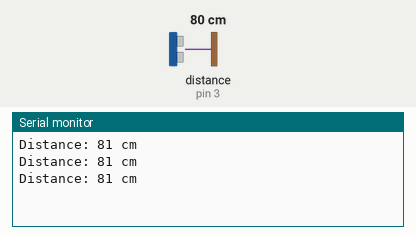
Bench run of a sketch on a simulated Arduino Uno, built with avr-gcc and run on an emulated ATmega328P. On the bench: the last lines printed to the serial monitor. The test bench sets the inputs (shaded band); at power-on: distance to the obstacle (sensor on pin 3) 80 cm. The echo pulse lasts 58.3 µs per cm.

Above: at 1.8 s.
1.9 s: distance to the obstacle (sensor on pin 3) set to 2 cm
At 2.4 s:
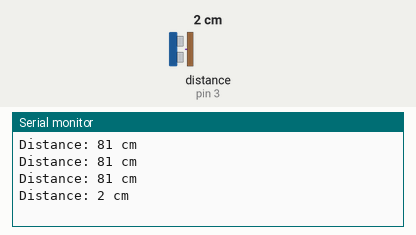
3.4 s: distance to the obstacle (sensor on pin 3) set to 4 cm
At 3.9 s:
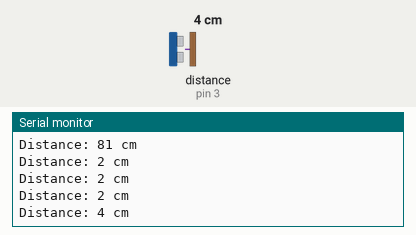
Timing chart, 0 to 6.4 s (numbered marks = the images above; inputs shaded):
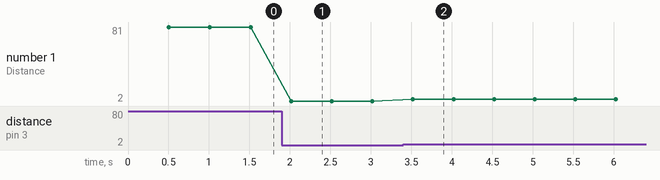

The sketch:

sens_reading.ino
```cpp
#include <NewPing.h>

#define TRIG_PIN 2  // Define the trigger pin
#define ECHO_PIN 3  // Define the echo pin
#define MAX_DISTANCE 200  // Define maximum detection distance (adjust as needed)

NewPing sonar(TRIG_PIN, ECHO_PIN, MAX_DISTANCE);

void setup() {
  Serial.begin(9600);  // Initialize serial communication at 9600 baud
}

void loop() {
  delay(500);  // Delay between readings (adjust as needed)

  // Trigger the sensor to send a pulse and measure the time for the echo
  unsigned int distance = sonar.ping_cm();

  // Print the distance to the Serial Monitor
  Serial.print("Distance: ");
  Serial.print(distance);
  Serial.println(" cm");
}
```

Measured:
- after the input at 1.9 s, the serial monitor: prints a new line after 0.12 s (image 1)
- after the input at 3.4 s, the serial monitor: prints a new line after 0.12 s (image 2)
- plotted number 1: 81 → 2 after the input at 1.9 s, 2 → 4 after the input at 3.4 s
